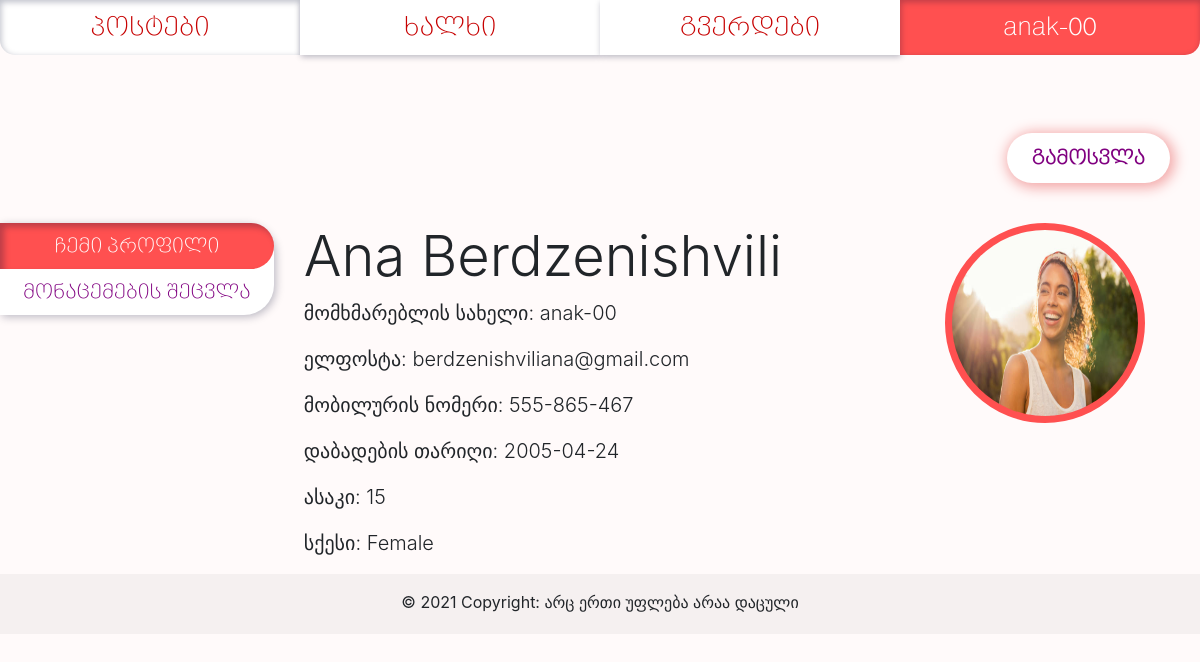
The page /profile (signed in) on the database its author committed.
### app.py (models this page shows, shortened)
class UserModel(db.Model):
    __tablename__ = 'users'
    id = db.Column(db.Integer, primary_key=True)
    username = db.Column(db.String, unique=True)
    name_first = db.Column(db.String)
    name_last = db.Column(db.String)
    email = db.Column(db.String, unique=True)
    phone = db.Column(db.String)
    sex = db.Column(db.String)
    dob = db.Column(db.Date)
    password = db.Column(db.String)
    age = db.Column(db.Integer)
    picture = db.Column(db.String)
    post = db.relationship('PostsModel', backref='usermodel', uselist=False)

### routes.py (the view)
@app.route('/profile', methods=['GET', 'POST'])
@app.route('/profile/<username>')
def profile(username=None):
    show_flash = True
    if request.method == 'POST':
        form_register = RegisterForm()
        target_user = UserModel.query.filter_by(username=session['username']).first()
        if form_register.password.data == target_user.password:
            formatted_date = dob_string_to_datetime(form_register.dob.data)
            received_data = []
            for x in set(form_register):
                if x.name == 'dob':
                    x.data = formatted_date
                    setattr(target_user, 'age', calculate_age(x.data))
                if x.data != '' and x.data is not None and x.name in target_user.__table__.c:
                    if x.name == 'picture':
                        picture_title = secure_filename(f'{session["username"]}_{x.data.filename}')
                        x.data.save(f'static/profile_pictures/{picture_title}')
                        x.data = picture_title
                    setattr(target_user, x.name, x.data)
                    db.session.commit()
            flash('მონაცემები წარმატებით განახლდა', 'alert-green')
        else:
            flash('პაროლი არასწორია – მონაცემები არ განახლდა', 'alert-red')
        return render_template('my_profile.html', pages=pages_nav_list, show_flash=show_flash, user=target_user, form_register=RegisterForm())
    elif username is None:
        try:
            if session['username'] is None:
                return redirect('/')
        except:
            return redirect('/')
        else:
            user = UserModel.query.filter_by(username=session['username']).first()
            return render_template('my_profile.html', pages=pages_nav_list, show_flash=show_flash, user=user, form_register=RegisterForm())
    else:
        user = UserModel.query.filter_by(username=username).first()
        return render_template('people_profile.html', pages=pages_nav_list, show_flash=show_flash, user=user)

### templates/my_profile.html (shortened to what this page needs)
{% extends "base.html" %}
{% block content %}
{% from 'macros.html' import show_profile_picture %}
<br><br>
<a href="/logoff" id="logoff"> გამოსვლა </a>
<br><br><br><br><br>
<div class="row">
  <div class="col-3">
    <div class="nav flex-column nav-pills nav-left-tabs" id="v-pills-tab" role="tablist" aria-orientation="vertical">
      <a class="nav-link  active" id="v-pills-home-tab" data-toggle="pill" href="#v-pills-home" role="tab" aria-controls="v-pills-home" aria-selected="true">ჩემი პროფილი</a>
      <a class="nav-link tab-passive" id="v-pills-change-tab" data-toggle="pill" href="#v-pills-change" role="tab" aria-controls="v-pills-profile" aria-selected="false">მონაცემების შეცვლა</a>
   </div>
  </div>
  <div class="col-9">
    <div class="tab-content" id="v-pills-tabContent">
      <div class="tab-pane fade show active" id="v-pills-home" role="tabpanel" aria-labelledby="v-pills-home-tab">
    <h1 class="display-4">{{ user.name_first }} {{ user.name_last}} {{ show_profile_picture(user, 'myprofile-profilepicture') }}</h1>
    <p class="lead">მომხმარებლის სახელი: {{ user.username }} </p>
    <p class="lead">ელფოსტა: {{ user.email }} </p>
    <p class="lead">მობილურის ნომერი: {{ user.phone }} </p>
    <p class="lead">დაბადების თარიღი: {{ user.dob }}</p>
    <p class="lead">ასაკი: {{ user.age }} </p>
    <p class="lead">სქესი: {{ user.sex }}</p>
    </div>
    </div>
  </div>
</div>
{% endblock %}

### templates/macros.html (shortened to what this page needs)
{% macro generate_navbar(pages) %}
    <nav class="c-12" id="navbar">
        {% for page in pages %}
            {% if request.endpoint.endswith(page[0]) %}
                <a class="c-3 nav-button active" href="{{ url_for(page[0]) }}">{{ page[1] }}</a>
            {% else %}
                <a class="c-3 nav-button nav-passive" href="{{ url_for(page[0]) }}">{{ page[1] }}</a>
            {% endif %}
        {% endfor %}
    </nav>
{% endmacro %}
{% macro show_profile_picture(user, style) %}
      {% if user.picture %}
        <img src="{{ url_for('static', filename='profile_pictures/%s' % user.picture) }}" class="{{style}}" alt="my_profile_picture">
      {% else %}
        <img src="{{ url_for('static', filename='profile_pictures/default_profile_picture.png') }}" class="{{style}}" alt="my_profile_picture">
      {% endif %}
{% endmacro %}

### static/styles.css (style rules this page uses)
html, body { margin:0; padding:0; height:100%; background-color: #fffafa; }
* { box-sizing: border-box; }
.c-3 { width: 25%; }
.c-12 { width: 100%; }
#navbar { display: flex; font-size: 26px; font-family: "BPG Nino Elite Exp Caps", sans-serif; }
.nav-button, .nav-button:hover { padding: 0.5rem 1rem; text-align: center; text-decoration: none; user-select: none; }
#navbar .active { background-color: #ff5050; box-shadow: inset 1px 2px 6px rgba(2, 12, 47, 0.27); color: white }
#navbar .nav-passive { background-color: white; border: none; box-shadow: 1px 2px 6px rgba(2, 12, 47, 0.27); color: #C70101; }
#navbar :first-child { border-bottom-left-radius: 15px; }
#navbar :last-child { border-bottom-right-radius: 15px; }
#logoff { float: right; padding: 10px 25px 10px 25px; margin: 30px; font-weight: bold; color: purple; font-family: "BPG Nino Elite Exp Caps", sans-serif; border-radius: 40px; background-color: white; box-shadow: 2px 2px 13px 3px #f3a8a8; font-size: 20px; user-select: none; }
.myprofile-profilepicture { height: 200px; width: 200px; float:right; margin-right: 40px; border-radius: 500px; border: solid 7px #ff5050; background-color: #ff5050; }
.nav-left-tabs { font-family: "BPG Nino Elite Exp Caps", sans-serif; box-shadow: 2px 2px 9px rgba(2, 12, 47, 0.27); background-color: white!important; font-size: 20px; text-align: center; max-width: 300px; border-top-right-radius: 30px; border-bottom-right-radius: 30px; }
.nav-left-tabs * { color: purple!important; }
.nav-left-tabs .active { background-color: #ff5050!important; color: white!important; border-radius: 0 30px 30px 0!important; box-shadow: inset 4px 4px 6px rgba(2, 12, 47, 0.27)!important; }
.row { margin-right: 0!important; }

### rows shown on the page
UserModel: name_first "Ana", name_last "Berdzenishvili", picture (picture), username "anak-00", email "berdzenishviliana@gmail.com", phone "555-865-467", dob "2005-04-24", age "15", sex "Female"

### other values the page prints
{{ page[1] }} "პოსტები" "ხალხი" "გვერდები"
{{ page[1] }} "anak-00"
